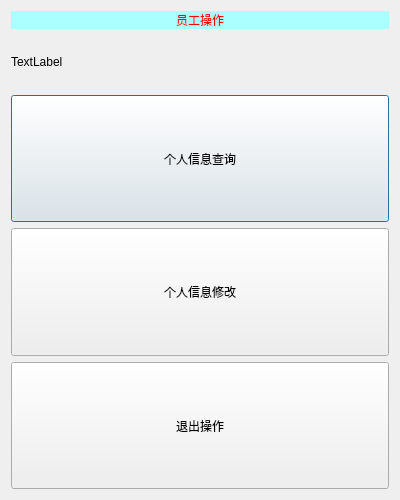
<?xml version="1.0" encoding="UTF-8"?>
<ui version="4.0">
 <class>staff</class>
 <widget class="QDialog" name="staff">
  <property name="geometry">
   <rect>
    <x>0</x>
    <y>0</y>
    <width>400</width>
    <height>500</height>
   </rect>
  </property>
  <property name="minimumSize">
   <size>
    <width>400</width>
    <height>500</height>
   </size>
  </property>
  <property name="maximumSize">
   <size>
    <width>400</width>
    <height>500</height>
   </size>
  </property>
  <property name="windowTitle">
   <string>员工操作</string>
  </property>
  <layout class="QVBoxLayout" name="verticalLayout_2">
   <item>
    <widget class="QLabel" name="label">
     <property name="sizePolicy">
      <sizepolicy hsizetype="Preferred" vsizetype="Fixed">
       <horstretch>0</horstretch>
       <verstretch>0</verstretch>
      </sizepolicy>
     </property>
     <property name="styleSheet">
      <string notr="true">font: 36pt &quot;微软雅黑&quot;;
background-color: rgb(170, 255, 255);
color: rgb(255, 0, 0);</string>
     </property>
     <property name="text">
      <string>员工操作</string>
     </property>
     <property name="alignment">
      <set>Qt::AlignCenter</set>
     </property>
    </widget>
   </item>
   <item>
    <layout class="QVBoxLayout" name="verticalLayout">
     <item>
      <spacer name="verticalSpacer">
       <property name="orientation">
        <enum>Qt::Vertical</enum>
       </property>
       <property name="sizeType">
        <enum>QSizePolicy::Fixed</enum>
       </property>
       <property name="sizeHint" stdset="0">
        <size>
         <width>20</width>
         <height>20</height>
        </size>
       </property>
      </spacer>
     </item>
     <item>
      <widget class="QLabel" name="stafftext">
       <property name="sizePolicy">
        <sizepolicy hsizetype="Preferred" vsizetype="Fixed">
         <horstretch>0</horstretch>
         <verstretch>0</verstretch>
        </sizepolicy>
       </property>
       <property name="styleSheet">
        <string notr="true">font: 20pt &quot;微软雅黑&quot;;
color: </string>
       </property>
       <property name="text">
        <string>TextLabel</string>
       </property>
      </widget>
     </item>
     <item>
      <spacer name="verticalSpacer_2">
       <property name="orientation">
        <enum>Qt::Vertical</enum>
       </property>
       <property name="sizeType">
        <enum>QSizePolicy::Fixed</enum>
       </property>
       <property name="sizeHint" stdset="0">
        <size>
         <width>20</width>
         <height>20</height>
        </size>
       </property>
      </spacer>
     </item>
     <item>
      <widget class="QPushButton" name="btn_add">
       <property name="sizePolicy">
        <sizepolicy hsizetype="Minimum" vsizetype="Preferred">
         <horstretch>0</horstretch>
         <verstretch>0</verstretch>
        </sizepolicy>
       </property>
       <property name="maximumSize">
        <size>
         <width>600</width>
         <height>16777215</height>
        </size>
       </property>
       <property name="styleSheet">
        <string notr="true">font: 14pt &quot;微软雅黑&quot;;</string>
       </property>
       <property name="text">
        <string>个人信息查询</string>
       </property>
      </widget>
     </item>
     <item>
      <widget class="QPushButton" name="btn_donate_detail">
       <property name="sizePolicy">
        <sizepolicy hsizetype="Minimum" vsizetype="Preferred">
         <horstretch>0</horstretch>
         <verstretch>0</verstretch>
        </sizepolicy>
       </property>
       <property name="styleSheet">
        <string notr="true">font: 14pt &quot;微软雅黑&quot;;</string>
       </property>
       <property name="text">
        <string>个人信息修改</string>
       </property>
      </widget>
     </item>
     <item>
      <widget class="QPushButton" name="btn_quit">
       <property name="sizePolicy">
        <sizepolicy hsizetype="Minimum" vsizetype="Preferred">
         <horstretch>0</horstretch>
         <verstretch>0</verstretch>
        </sizepolicy>
       </property>
       <property name="styleSheet">
        <string notr="true">font: 14pt &quot;微软雅黑&quot;;</string>
       </property>
       <property name="text">
        <string>退出操作</string>
       </property>
      </widget>
     </item>
    </layout>
   </item>
  </layout>
 </widget>
 <resources/>
 <connections/>
</ui>
